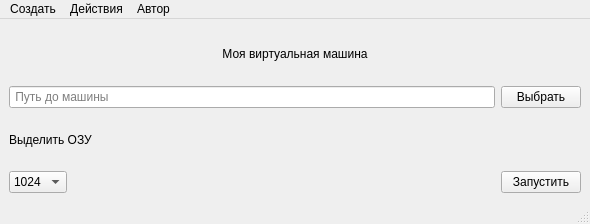
<?xml version="1.0" encoding="UTF-8"?>
<ui version="4.0">
 <class>MainWindow</class>
 <widget class="QMainWindow" name="MainWindow">
  <property name="geometry">
   <rect>
    <x>0</x>
    <y>0</y>
    <width>590</width>
    <height>224</height>
   </rect>
  </property>
  <property name="minimumSize">
   <size>
    <width>590</width>
    <height>0</height>
   </size>
  </property>
  <property name="maximumSize">
   <size>
    <width>590</width>
    <height>224</height>
   </size>
  </property>
  <property name="windowTitle">
   <string>qtQEMU</string>
  </property>
  <widget class="QWidget" name="centralwidget">
   <layout class="QGridLayout" name="gridLayout">
    <item row="0" column="0" colspan="3" alignment="Qt::AlignVCenter">
     <widget class="QLabel" name="label_2">
      <property name="text">
       <string>Моя виртуальная машина</string>
      </property>
      <property name="alignment">
       <set>Qt::AlignCenter</set>
      </property>
     </widget>
    </item>
    <item row="1" column="2">
     <widget class="QPushButton" name="pushButton_2">
      <property name="sizePolicy">
       <sizepolicy hsizetype="Maximum" vsizetype="Fixed">
        <horstretch>0</horstretch>
        <verstretch>0</verstretch>
       </sizepolicy>
      </property>
      <property name="text">
       <string>Выбрать</string>
      </property>
     </widget>
    </item>
    <item row="3" column="0" alignment="Qt::AlignLeft">
     <widget class="QComboBox" name="comboBox">
      <property name="currentText">
       <string>1024</string>
      </property>
      <item>
       <property name="text">
        <string>1024</string>
       </property>
      </item>
      <item>
       <property name="text">
        <string>512</string>
       </property>
      </item>
      <item>
       <property name="text">
        <string>2048</string>
       </property>
      </item>
      <item>
       <property name="text">
        <string>4096</string>
       </property>
      </item>
     </widget>
    </item>
    <item row="2" column="0">
     <widget class="QLabel" name="label">
      <property name="text">
       <string>Выделить ОЗУ</string>
      </property>
     </widget>
    </item>
    <item row="1" column="0" colspan="2">
     <widget class="QLineEdit" name="lineEdit">
      <property name="sizePolicy">
       <sizepolicy hsizetype="Minimum" vsizetype="Fixed">
        <horstretch>0</horstretch>
        <verstretch>0</verstretch>
       </sizepolicy>
      </property>
      <property name="text">
       <string/>
      </property>
      <property name="placeholderText">
       <string> Путь до машины</string>
      </property>
     </widget>
    </item>
    <item row="3" column="2" alignment="Qt::AlignRight">
     <widget class="QPushButton" name="pushButton">
      <property name="text">
       <string>Запустить</string>
      </property>
      <property name="shortcut">
       <string>Return</string>
      </property>
     </widget>
    </item>
   </layout>
  </widget>
  <widget class="QMenuBar" name="menubar">
   <property name="geometry">
    <rect>
     <x>0</x>
     <y>0</y>
     <width>590</width>
     <height>29</height>
    </rect>
   </property>
   <widget class="QMenu" name="menu">
    <property name="title">
     <string>Создать</string>
    </property>
    <addaction name="action"/>
    <addaction name="action_2"/>
   </widget>
   <widget class="QMenu" name="menu_2">
    <property name="title">
     <string>Автор</string>
    </property>
    <addaction name="actionby_Nickolsky"/>
   </widget>
   <widget class="QMenu" name="menu_3">
    <property name="title">
     <string>Действия</string>
    </property>
    <addaction name="action_iso"/>
    <addaction name="action_3"/>
    <addaction name="action_4"/>
   </widget>
   <addaction name="menu"/>
   <addaction name="menu_3"/>
   <addaction name="menu_2"/>
  </widget>
  <widget class="QStatusBar" name="statusbar"/>
  <action name="action">
   <property name="text">
    <string>Новый диск</string>
   </property>
  </action>
  <action name="action_2">
   <property name="text">
    <string>Новая VM</string>
   </property>
  </action>
  <action name="actionby_Nickolsky">
   <property name="text">
    <string>by Nickolsky</string>
   </property>
  </action>
  <action name="action_3">
   <property name="text">
    <string>Удалить диск</string>
   </property>
  </action>
  <action name="action_4">
   <property name="text">
    <string>Конвертировать в raw</string>
   </property>
  </action>
  <action name="action_iso">
   <property name="text">
    <string>Запустить iso без диска</string>
   </property>
  </action>
  <action name="action_VM_Windows">
   <property name="text">
    <string>Новая VM (Windows)</string>
   </property>
  </action>
 </widget>
 <resources/>
 <connections/>
</ui>
